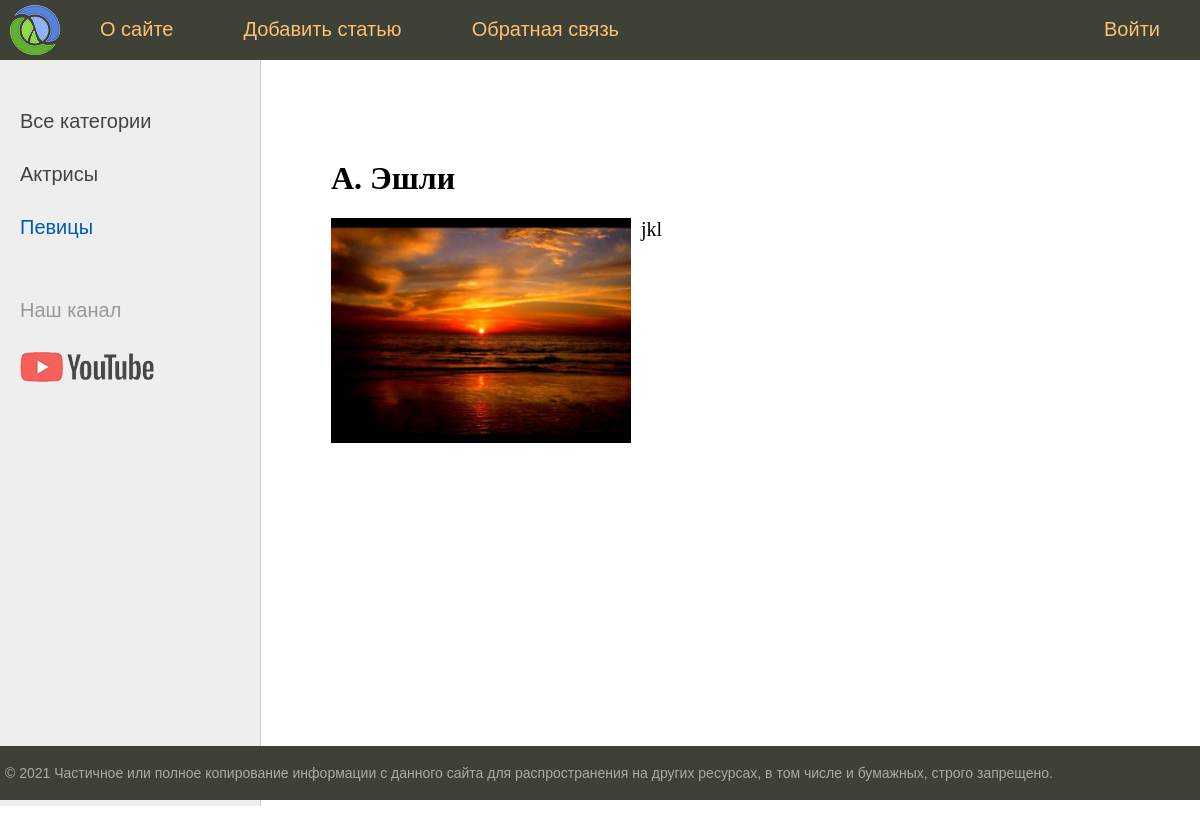
The page /post/A_eshli/ on the database its author committed.
### women/models.py (models this page shows, shortened)
class Category(models.Model):
    name = models.CharField(max_length=100, db_index=True, verbose_name="категория")
    slug = models.SlugField(max_length=255, unique=True, db_index=True, verbose_name="URL")
    def get_absolute_url(self):
        return reverse('category', kwargs={'cat_slug': self.slug})
    class Meta:
        verbose_name = 'категорию'
        verbose_name_plural = 'Категории'
        ordering = ['id']

class Women(models.Model):
    title = models.CharField(max_length=255, verbose_name="Заголовок")
    slug = models.SlugField(max_length=255, unique=True, db_index=True, verbose_name="URL")
    content = models.TextField(blank=True, verbose_name="Текст статьи")
    photo = models.ImageField(upload_to="photos/%Y/%m/%d", verbose_name="Фото")
    time_created = models.DateTimeField(auto_now_add=True, verbose_name="Время создания")
    time_updated = models.DateTimeField(auto_now=True, verbose_name="Время изменения")
    is_published = models.BooleanField(default=True, verbose_name="Публикация")
    cat = models.ForeignKey('Category', on_delete=models.PROTECT, verbose_name="Категория")
    class Meta:
        verbose_name = 'Известные женщины'
        verbose_name_plural = 'Известные женщины'
        ordering = ['-time_created', 'title']

### women/views.py (the view)
# urls.py: path('post/<slug:post_slug>/', show_post, name='post'),
def show_post(request, post_slug):
    post = get_object_or_404(Women, slug=post_slug)
    context = {
        'post': post,
        'menu': menu,
        'title': post.title,
        'cat_selected': post.cat_id,
    }
    return render(request, 'women/post.html', context=context)

### women/templatetags/women_tags.py (called while the page is built)
@register.inclusion_tag('women/list_categories.html')
def show_categories(sort=None, cat_selected=0):
    if not sort:
        cats = Category.objects.all()
    else:
        cats = Category.objects.order_by(sort)
    return {"cats": cats, "cat_selected": cat_selected}

### women/templates/women/post.html
{% extends 'women/base.html' %}
{% block content %}
<h1>{{post.title}}</h1>
{% if post.photo %}
<p><img class="img-article-left" src="{{post.photo.url}}"></p>
{% endif %}
{{post.content|linebreaks}}
{% endblock %}

### women/templates/women/list_categories.html
	{% for c in cats %}
		{% if c.pk == cat_selected %}
		<li class="selected">{{c.name}}</li>
		{% else %}
		<li><a href="{{c.get_absolute_url}}">{{c.name}}</a></li>
		{% endif %}
		{% endfor %}

### women/static/women/css/styles.css (style rules this page uses)
html, body { font-family: 'Arial'; margin: 0; padding: 0; height: 100%; width: 100%; color: #444; }
a { color: #0059b2; text-decoration: none; }
img { max-width: 600px; height: auto; }
img.img-article-left { max-width: 300px; height: auto; float: left; padding: 0 10px 10px 0; }
.left-chapters ul li { margin: 30px 0 0 0; color: #999; }
.left-chapters ul li.selected { color: #0059b2; }
.left-chapters ul li a { color: #444; text-decoration: none; }
.content-text h1 { font-size: 32px; }

### rows shown on the page
Category: name "Актрисы"
Category: name "Певицы"
Women: title "А. Эшли", photo (placeholder picture), content "jkl"

### other values the page prints
{{ m.title }} "О сайте" "Добавить статью" "Обратная связь"
{{ m.title }} "Войти"
